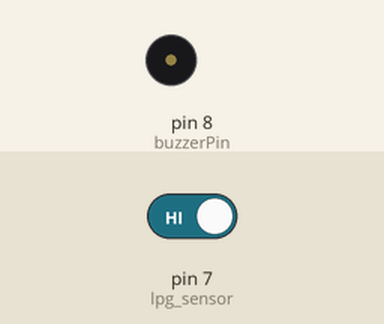
Simulated run of this sketch. Board: Arduino Uno, built with avr-gcc and run on an emulated ATmega328P. On the bench: buzzer (waves = sounding, pin HIGH). The test bench sets the inputs (shaded band); at power-on: pin 7 (lpg_sensor) HIGH. The modem accepts every AT command (registered, SIM ready, sends succeed) and sends nothing else.

Above: at 1.2 s.
1.3 s: pin 7 (lpg_sensor) driven LOW
At 2.3 s:
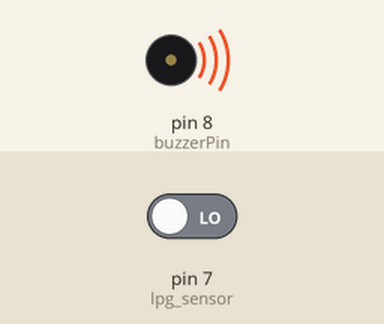
Timing chart, 0 to 4.3 s (numbered marks = the images above; inputs shaded):
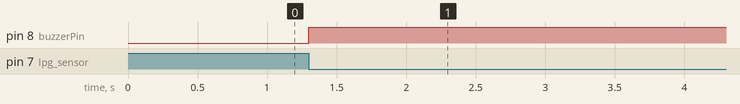

Measured:
- after the input at 1.3 s, pin 8 (buzzerPin): LOW → HIGH at once

The sketch:

LPG_GAS_DETECTOR.ino
```cpp
#include<SoftwareSerial.h>
SoftwareSerial mySerial(9,10);
int buzzerPin=8;
int lpg_sensor=7;
int gas_value;

void setup() {
     pinMode(buzzerPin,OUTPUT);
     pinMode(lpg_sensor,INPUT);
     mySerial.begin(9600);
     Serial.begin(9600);
}

void loop() {
     gas_value=digitalRead(lpg_sensor);
     if(gas_value==0)
     {
      digitalWrite(buzzerPin,HIGH);
      mySerial.print("AT+CMGF=1");
      delay(1000);
      mySerial.print("AT+CMGF\"+918283804494\"\r");
      mySerial.print("GAS LEAKING!!");
      delay(200);
      mySerial.print((char)26);
     }
}
```
